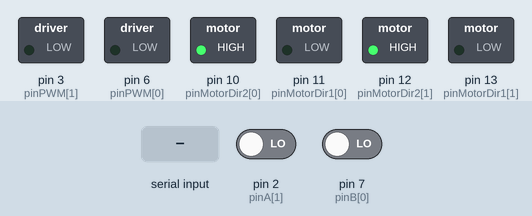
The sketch below on a simulated Arduino Leonardo, built with avr-gcc and run on an emulated ATmega32U4. Shown: switched loads named in the sketch (green lamp = pin HIGH). Inputs (shaded band) come from the test bench; at power-on: pin 2 (pinA[1]) LOW, pin 7 (pinB[0]) LOW. What the sketch prints to the serial monitor is not drawn.

Above: at 1.2 s.
1.3 s: "1" received over the second serial link
At 2.2 s:
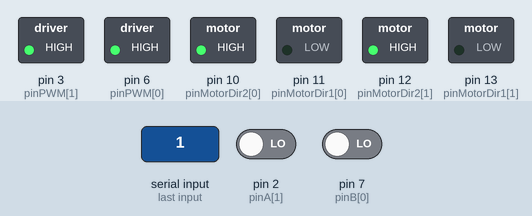
2.8 s: "0" received over the second serial link
At 3.3 s:
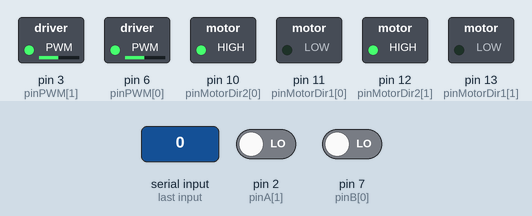
4.3 s: "2" received over the second serial link
At 5.5 s:
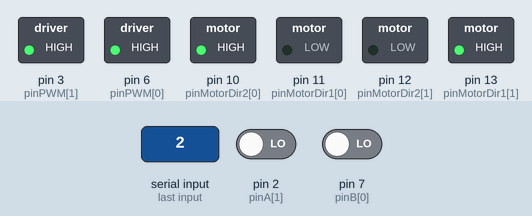
5.8 s: "0" received over the second serial link
At 6.9 s:
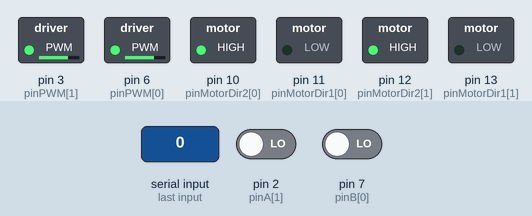
7.3 s: "1" received over the second serial link
At 8.0 s:
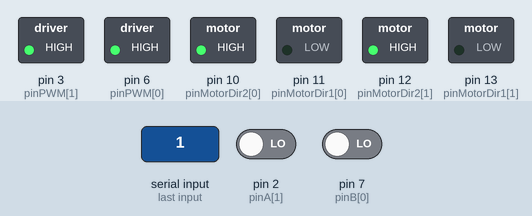
Timing chart, 0 to 9.8 s (numbered marks = the images above; inputs shaded):
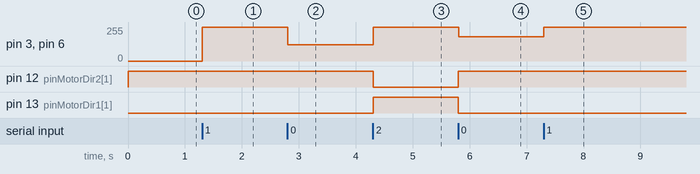

The sketch:

controlador5.ino
```cpp
#define frec 1000.0 // Hz
#define dt 0.001 // 1/frec
#define diamRueda 0.0325 //m
#define ejeLlantas 0.11 //m
#define saturacion 1500.0
#define rpmMax 90.0
#define pulsos 680.0 // 715.0 pulsos/rev

const int pinA[] = {4, 2};
const int pinB[] = {7, 8};
const int pinMotorDir1[] = {11, 13};
const int pinMotorDir2[] = {10, 12};
const int pinPWM[] = {6, 3};

volatile int dir[] = {0, 0};
volatile int counter[] = {0, 0};
volatile float vel_act[] = {0.0, 0.0};

int vel_ref[] = {0.0, 0.0}; // Cambiar a float
float vel_act_prom[] = {0.0, 0.0};
float vel_ctrl[] = {0.0, 0.0};
float error[] = {0.0, 0.0};
float error1[] = {0.0, 0.0};
float error2[] = {0.0, 0.0};

const float kp[] = {450.0, 450.0}; //15
const float ki[] = {20.0, 20.0}; //2
const float kd[] = {0.005, 0.005}; //1.5

float lects[2][10] = {0};
int contLect[] = {0, 0};
float sumaLects[] = {0.0, 0.0};

//float cero = 40.0;
//float kd = 0.017;
//float kp = 2*cero*kd;
//float ki = cero*cero*kd;
float intError[] = {0.0, 0.0};
float diffError[] = {0.0, 0.0};
//float lecturaActual = 0.0;
//float lectFiltradaAnt = 0.0;
//float a1 = 0.8;
//float b0 = 0.2;

unsigned long millis_ant = 0;
unsigned long millis_vel[] = {0, 0};
unsigned long t_ant[] = {0, 0};
void encoderInt();
void encoderInt2();

void setup() {
  for (int motor = 0; motor < 2; motor++) {
    pinMode(pinA[motor], INPUT);
    pinMode(pinB[motor], INPUT);
    pinMode(pinMotorDir1[motor], OUTPUT);
    pinMode(pinMotorDir2[motor], OUTPUT);
    pinMode(pinPWM[motor], OUTPUT);
    digitalWrite(pinMotorDir1[motor], 0);
    digitalWrite(pinMotorDir2[motor], 1);
    digitalWrite(pinPWM[motor], 0);
  }
  Serial.begin(115200);
  Serial1.begin(115200);
  attachInterrupt(digitalPinToInterrupt(pinB[0]), encoderInt, RISING);
  attachInterrupt(digitalPinToInterrupt(pinA[1]), encoderInt2, RISING);
}

void loop() {
  if (Serial1.available()) { // Serial1.available()
    char keys = Serial1.read(); //Serial1.read()
//    if (keys >= 48 && keys <= 58){ //
//    keys = keys - 48; //
    int velLineal = (keys & B0001) - ((keys>>2) & B0001); //w - s
    int velAngular = ((keys>>1) & B0001) - ((keys>>3) & B0001); //a - d
    vel_ref[0] = (velLineal + velAngular*0.5)*rpmMax;
    vel_ref[1] = (velLineal - velAngular*0.5)*rpmMax;
//    Serial.print("keys: "+ String(keys));
//    Serial.print(" vL: " + String(velLineal));
//    Serial.print(" vA: " + String(velAngular));
//    Serial.print(" v0: " + String(vel_ref[0]));
//    Serial.println(" v1: " + String(vel_ref[1]));
    for (int motor = 0; motor < 2; motor++){
      if (vel_ref[motor] >= 0){
        vel_ref[motor] = vel_ref[motor] > rpmMax ? rpmMax : vel_ref[motor];
        digitalWrite(pinMotorDir1[motor], 0);
        digitalWrite(pinMotorDir2[motor], 1);

      }else if (vel_ref[motor] < 0){
        Serial.print("vel_menor");
        vel_ref[motor] = vel_ref[motor] < -rpmMax ?  rpmMax : -vel_ref[motor];
        digitalWrite(pinMotorDir1[motor], 1);
        digitalWrite(pinMotorDir2[motor], 0);
      }
    }
//    }//
  }

  unsigned long temp = millis();
  for (int motor = 0; motor < 2; motor++) {
    if (temp - millis_vel[motor] >= 500) {
      vel_act[motor] = 0;
    }
  }
  if (temp - millis_ant >= dt * 1000) {
    millis_ant = temp;
    for (int motor = 0; motor < 2; motor++) {
      sumaLects[motor] = sumaLects[motor] - lects[motor][contLect[motor]];
      lects[motor][contLect[motor]] = vel_act[motor]; //counter*frec/pulsos * 60; // [rev/min] dir*
      sumaLects[motor] = sumaLects[motor] + lects[motor][contLect[motor]++];
      contLect[motor] = contLect[motor] % 10;
      vel_act_prom[motor] = sumaLects[motor] / 10.0;
      error[motor] = vel_ref[motor] - vel_act_prom[motor];
      intError[motor] = intError[motor] + error[motor] * dt;
      diffError[motor] = (error[motor] - error1[motor]) * frec;
      vel_ctrl[motor] = kp[motor] * error[motor] + ki[motor] * intError[motor] + kd[motor] * diffError[motor];
      error2[motor] = error1[motor];
      error1[motor] = error[motor];
      vel_ctrl[motor] = (vel_ctrl[motor] >= 0.0 && vel_ctrl[motor] <= saturacion) ? vel_ctrl[motor] : (vel_ctrl[motor] > 0.0 ? saturacion : 0.0);
      analogWrite(pinPWM[motor], (int)(vel_ctrl[motor] * 255.0 / saturacion)); //
    }
    Serial.print("ref0: ");
    Serial.print(vel_ref[0]);
    Serial.print(" rpm0: ");
    Serial.print(vel_act[0]);
    Serial.print(" pwm0: ");
    Serial.print((vel_ctrl[0] / saturacion) * 50.0);
    Serial.print(" ref1: ");
    Serial.print(vel_ref[1]);
    Serial.print(" rpm1: ");
    Serial.print(vel_act[1]);
    Serial.print(" pwm1: ");
    Serial.println((vel_ctrl[1] / saturacion) * 50.0);
  }
}

void encoderInt() {
  millis_vel[0] = millis();
  unsigned long t = micros();
  vel_act[0] = 60000000.0 / ((float)(t - t_ant[0]) * pulsos);
  t_ant[0] = t;
}

void encoderInt2() {
  millis_vel[1] = millis();
  unsigned long t = micros();
  vel_act[1] = 60000000.0 / ((float)(t - t_ant[1]) * pulsos);
  t_ant[1] = t;
}
```

Measured:
- after the input at 1.3 s, pin 3 (pinPWM[1]), pin 6 (pinPWM[0]): 0/255 → 255/255 at once
- after the input at 2.8 s, pin 3 (pinPWM[1]), pin 6 (pinPWM[0]): 255/255 → 122/255 at once
- after the input at 4.3 s, pin 3 (pinPWM[1]), pin 6 (pinPWM[0]): 122/255 → 255/255 at once; pin 12 (pinMotorDir2[1]): HIGH → LOW at once; pin 13 (pinMotorDir1[1]): LOW → HIGH at once
- after the input at 5.8 s, pin 3 (pinPWM[1]), pin 6 (pinPWM[0]): 255/255 → 183/255 at once; pin 12 (pinMotorDir2[1]): LOW → HIGH at once; pin 13 (pinMotorDir1[1]): HIGH → LOW at once
- after the input at 7.3 s, pin 3 (pinPWM[1]), pin 6 (pinPWM[0]): 183/255 → 255/255 at once
